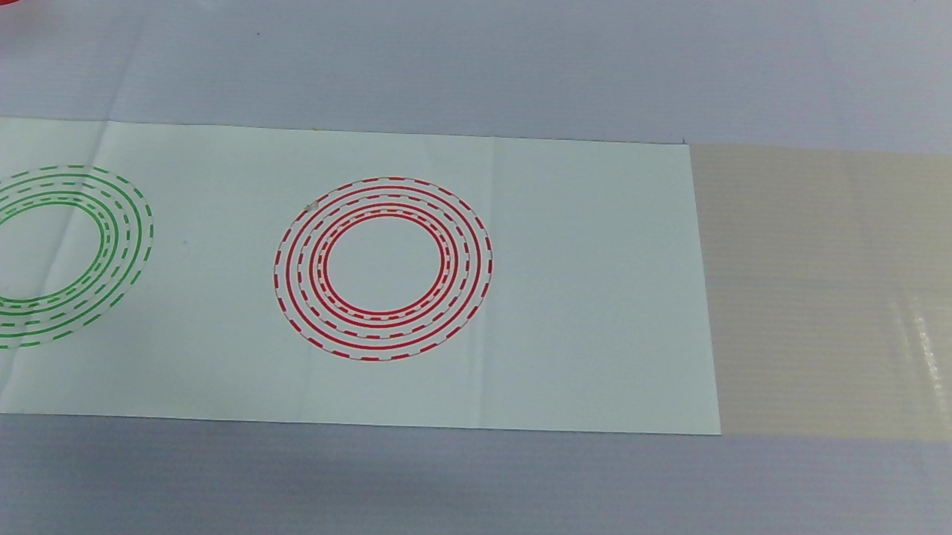
#> input picture 5678.png, 1903 x 1069 px (shown at 1/2 size)
$ python hsv.py
#> lines starting #> are read from the running program, lines starting #| are printed output that depends on the picture; after the words box and inside, x2 and y2 are one past the last pixel; in counts of white or black regions, pixels touching at a corner belong together
#> further down, img is the input picture: shape (1069, 1903, 3); mean B, G, R 144.8, 141.3, 131.7
import cv2
import numpy as np

def process_frame(frame):
    height, width = frame.shape[:2]
#> height = 1069; width = 1903

    # ROI 区域
    x1 = width // 3
#> x1 = 634
    y1 = height // 8
#> y1 = 133
    x2 = 3 * width // 4
#> x2 = 1427
    y2 = 3 * height // 4
#> y2 = 801
    roi = frame[y1:y2, x1:x2]

    # 转 HSV
    hsv_image = cv2.cvtColor(frame, cv2.COLOR_BGR2HSV)
#> hsv_image: shape (1069, 1903, 3); mean H, S, V 90.1, 32.7, 147.9
    h,s,v= cv2.split(hsv_image)
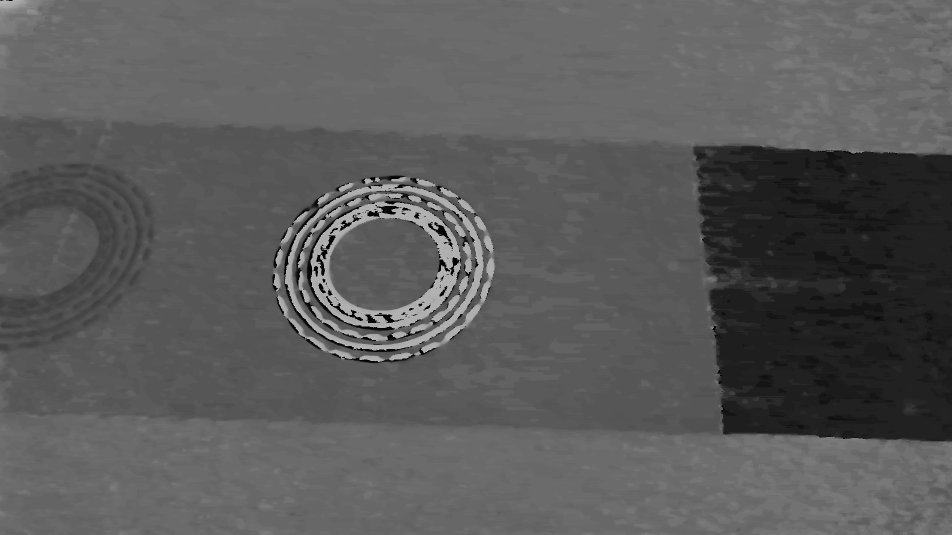
#> h: shape (1069, 1903) (shown at 1/2 size); min 0, max 179, mean 90.1
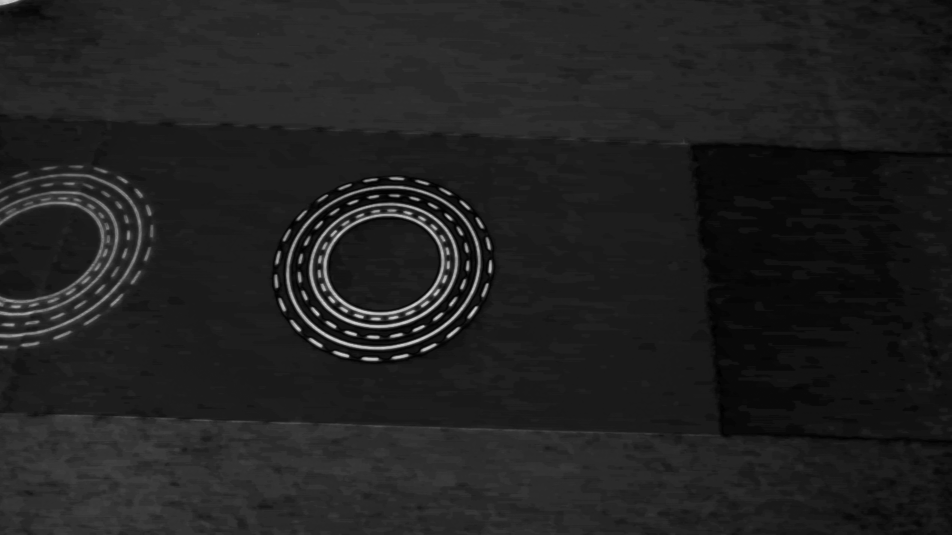
#> s: shape (1069, 1903) (shown at 1/2 size); min 0, max 222, mean 32.7
    h_colored = cv2.applyColorMap(h, cv2.COLORMAP_HSV)
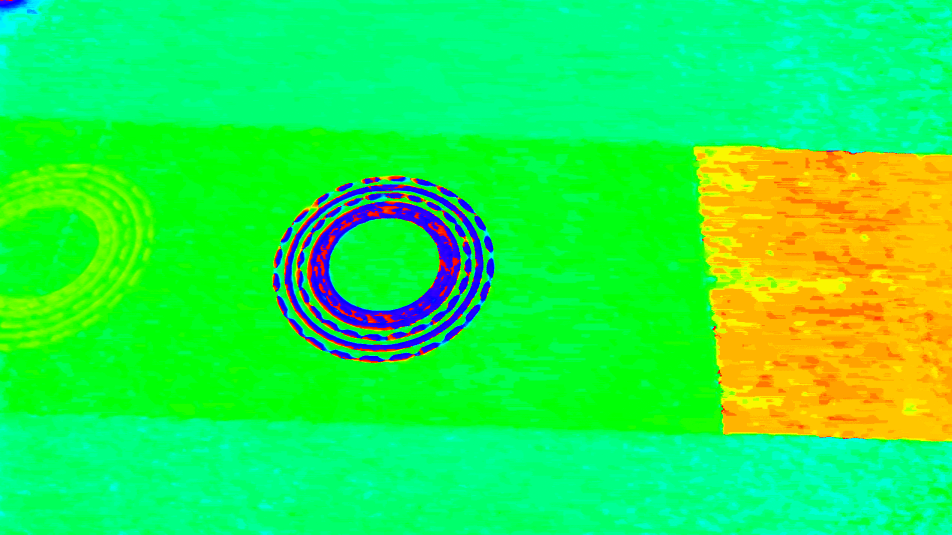
#> h_colored: shape (1069, 1903, 3) (shown at 1/2 size); mean B, G, R 73.4, 237.8, 39.6
    # 二值化 (HSV → BGR → 灰度 → 二值)
    bina = cv2.threshold(h_colored, 59, 255, cv2.THRESH_BINARY)[1]
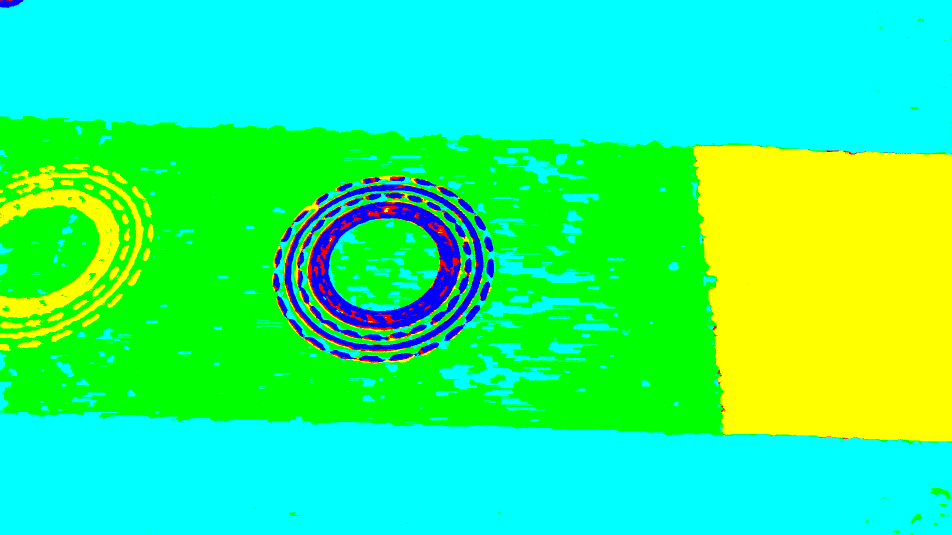
#> bina: shape (1069, 1903, 3) (shown at 1/2 size); mean B, G, R 131.1, 247.3, 42
    gray = cv2.cvtColor(bina, cv2.COLOR_BGR2GRAY)
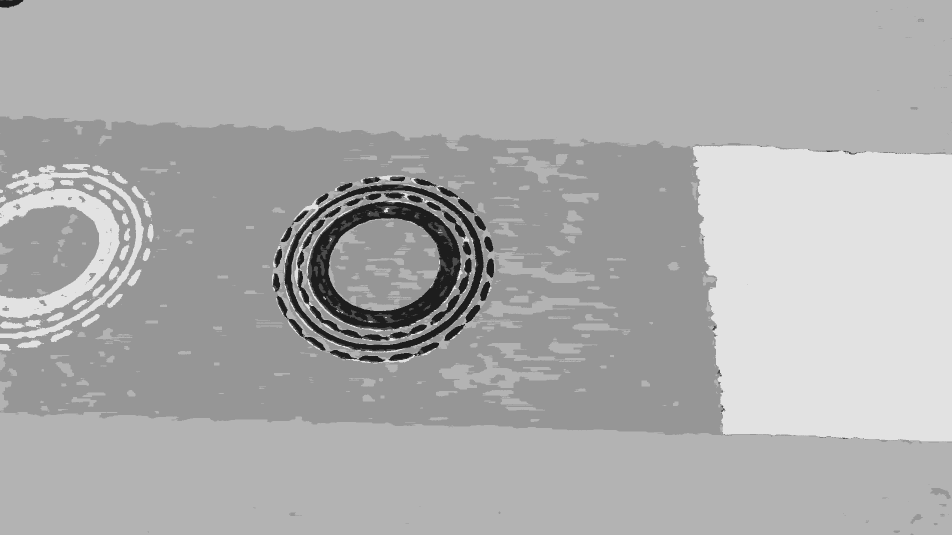
#> gray: shape (1069, 1903) (shown at 1/2 size); min 29, max 226, mean 172.9

    # 模糊
    blurred = cv2.GaussianBlur(gray, (1, 1), 0)

    # 边缘检测
    edges = cv2.Canny(blurred, 70, 150)
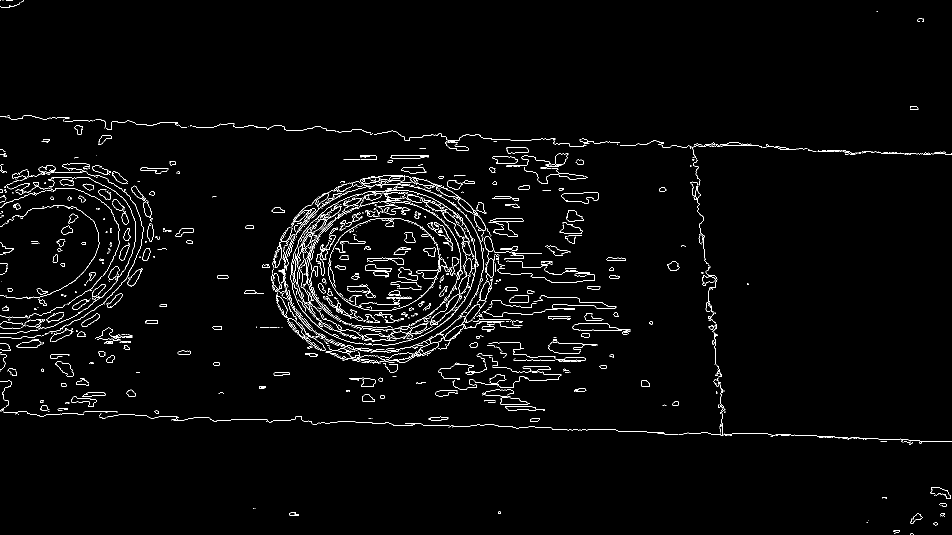
#> edges: shape (1069, 1903) (shown at 1/2 size); 2.1% white in thin lines or dots

    # 霍夫直线检测
    lines = cv2.HoughLinesP(edges, 1, np.pi / 720, 160, minLineLength=100, maxLineGap=60)
#> lines = 36 rows, first 6: [1104, 857, 1463, 868], [943, 850, 1102, 855], [129, 826, 418, 835], [1559, 297, 1839, 308], [1445, 865, 1661, 872], [19, 236, 796, 266]
    if lines is not None:
        for line in lines:
            x1_, y1_, x2_, y2_ = line[0]
            cv2.line(frame, (x1_, y1_), (x2_, y2_), (0, 255, 0), 2)
#> this loop made 36 passes
#> (x1_, y1_, x2_, y2_) on passes 1 to 12: (1104, 857, 1463, 868), (943, 850, 1102, 855), (129, 826, 418, 835), (1559, 297, 1839, 308), (1445, 865, 1661, 872), (19, 236, 796, 266), (1638, 875, 1886, 882), (744, 846, 940, 852), (134, 826, 352, 832), (847, 271, 1201, 285), (1543, 870, 1902, 882), (512, 654, 1011, 652)
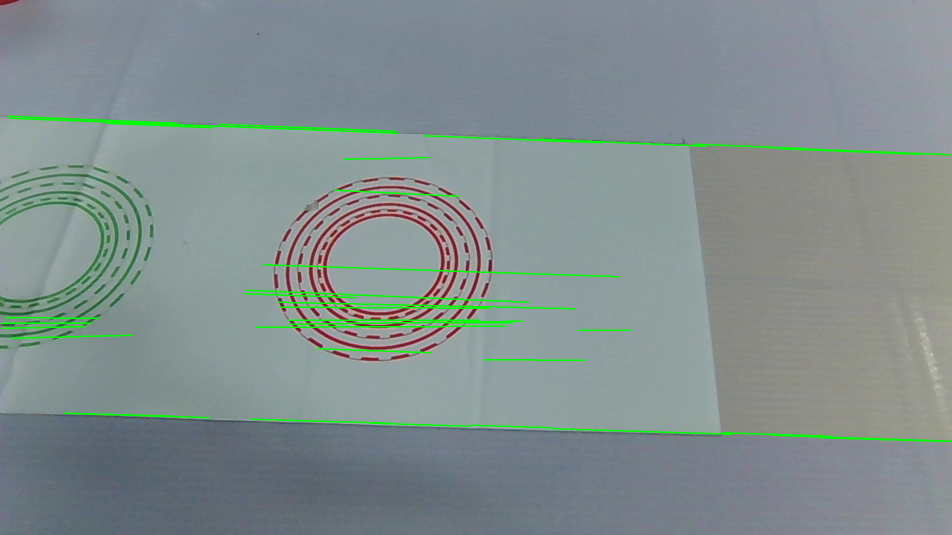
#> frame: shape (1069, 1903, 3) (shown at 1/2 size); mean B, G, R 142.5, 143, 129.5

    # 显示图像
    cv2.imshow("Edges", edges)
    cv2.imshow("bina", bina)
    # cv2.imshow("roi", roi)
    cv2.imshow("frame", frame)
    # [5 lines of commented-out code are left out]

    cv2.waitKey(0)
    cv2.destroyAllWindows()

# ========= 主函数区域 =========

if __name__ == "__main__":
    # 读取图像
    img = cv2.imread("5678.png")  # 改成你上传的图片路径

    if img is None:
        print("无法读取图片，请检查路径")
        exit()


    # 核，用于腐蚀/膨胀等操作
    kernel = np.ones((3, 3), np.uint8)

    process_frame(img)

$ run again, with 1245.png copied over 5678.png
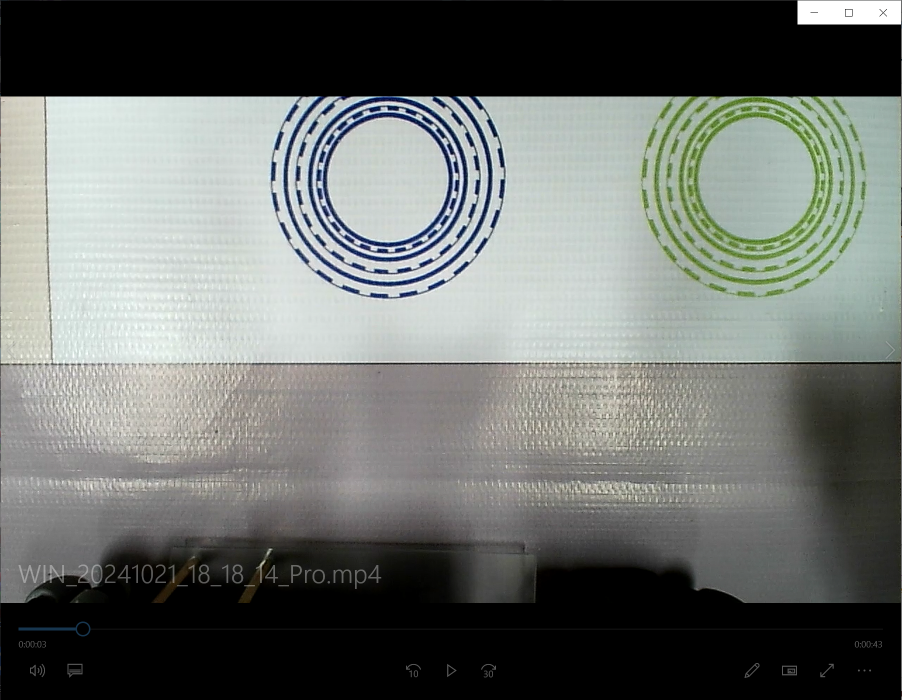
#> input picture 1245.png, 1803 x 1399 px (shown at 1/2 size)
#> img is the input picture: shape (1399, 1803, 3); mean B, G, R 108.6, 112.2, 108.3
#> hsv_image: shape (1399, 1803, 3); mean H, S, V 42.6, 17, 113.7
#> in process_frame, `edges = cv2.Canny(blurred, 70, 150)`:
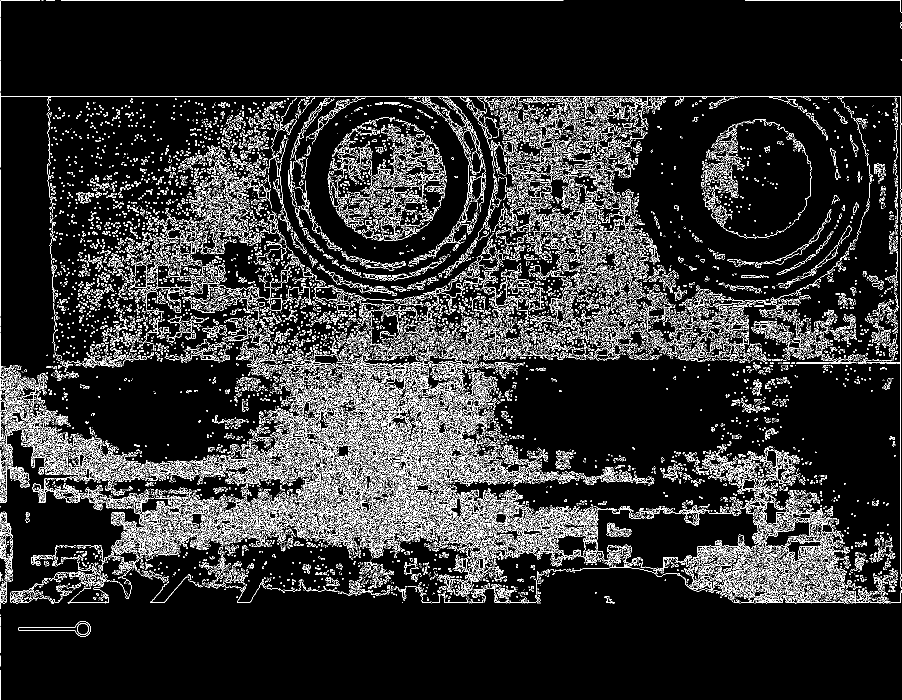
#> edges: shape (1399, 1803) (shown at 1/2 size); 10.7% white in thin lines or dots
#> lines = 880 rows, first 6: [0, 192, 1800, 192], [2, 0, 1126, 0], [0, 1398, 0, 2], [1801, 1205, 1801, 193], [1, 955, 1785, 1205], [1468, 1205, 1800, 1205]
#> the loop in process_frame, `for line in lines:` made 880 passes
#> after the loop in process_frame, `for line in lines:`:
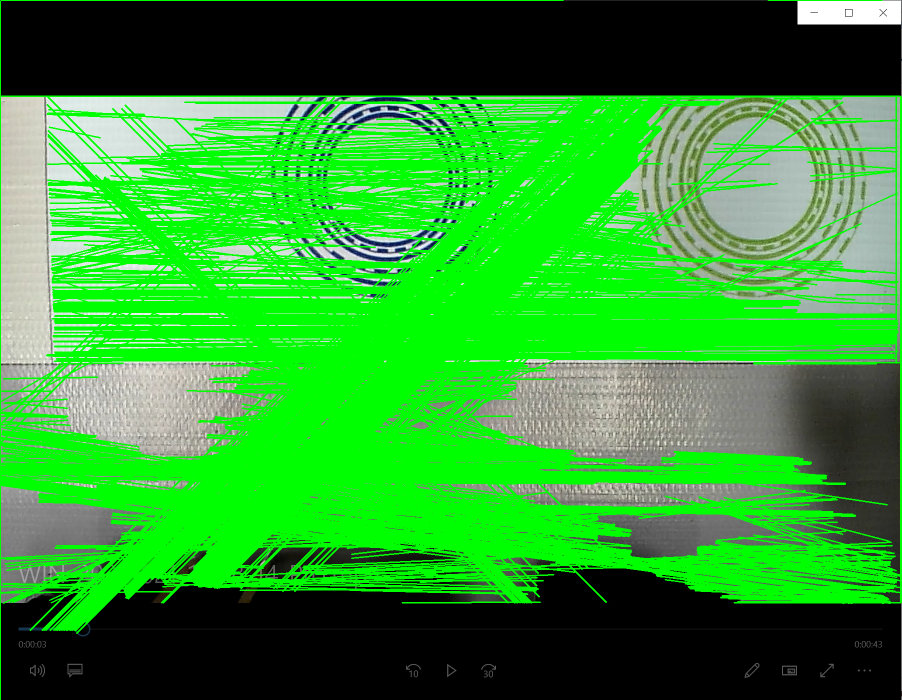
#> frame: shape (1399, 1803, 3) (shown at 1/2 size); mean B, G, R 45.6, 152.6, 46.3

$ run again, with 2222.png copied over 5678.png
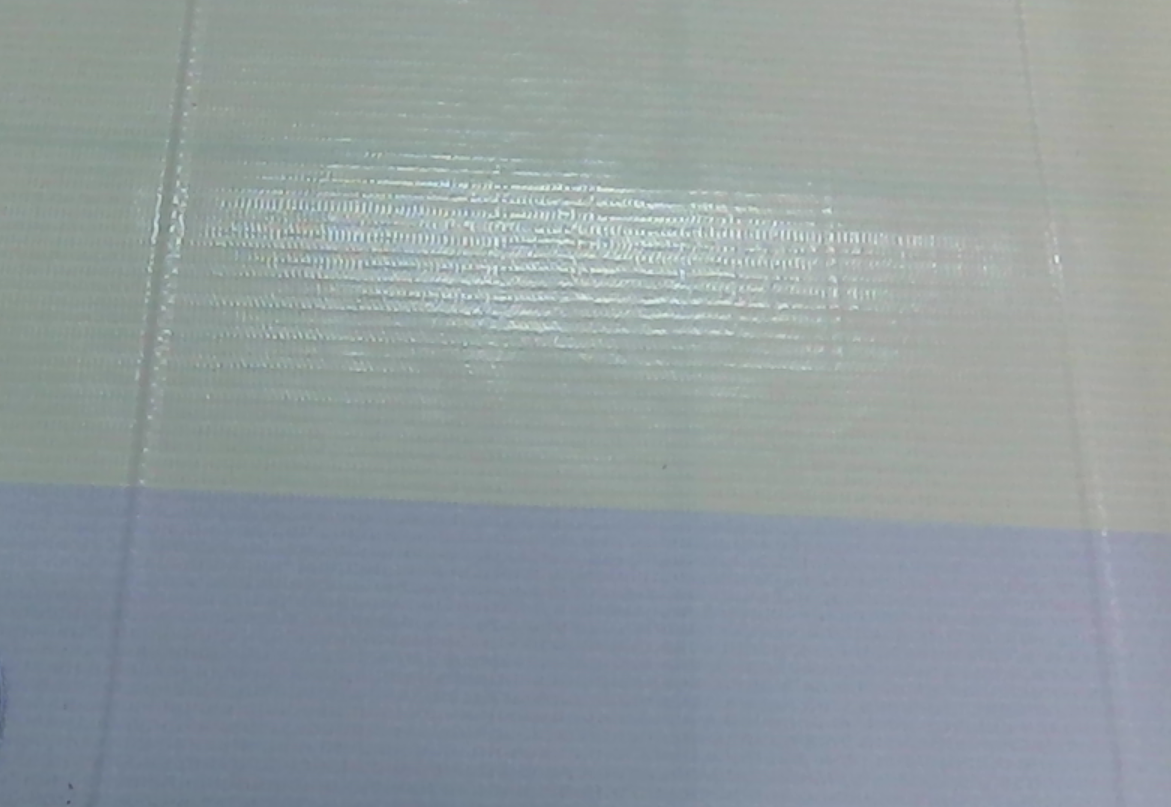
#> input picture 2222.png, 1171 x 807 px
#> img is the input picture: shape (807, 1171, 3); mean B, G, R 158.7, 155.8, 145.5
#> hsv_image: shape (807, 1171, 3); mean H, S, V 84, 27.1, 161.9
#> edges: shape (807, 1171); 3.1% white in thin lines or dots, all inside (x1, y1, x2, y2) = (0, 0, 1171, 533)
#> lines = [[0, 480, 969, 522], [725, 506, 1170, 530], [302, 164, 976, 237], [291, 167, 998, 263], [32, 141, 707, 132], [227, 217, 883, 206], [122, 126, 852, 171], [787, 259, 1063, 254], [830, 257, 966, 279], [387, 145, 693, 144]]
#> the loop in process_frame, `for line in lines:` made 10 passes
#> after the loop in process_frame, `for line in lines:`:
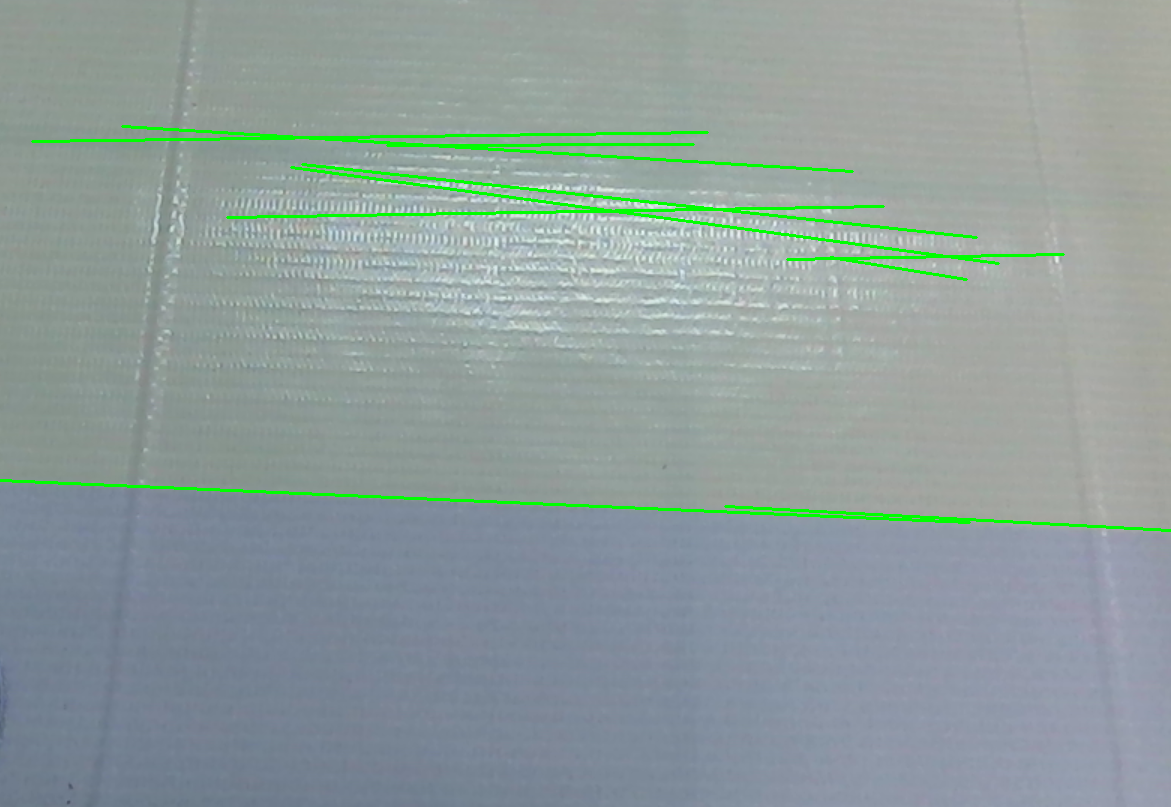
#> frame: shape (807, 1171, 3); mean B, G, R 155.9, 157.3, 142.9
